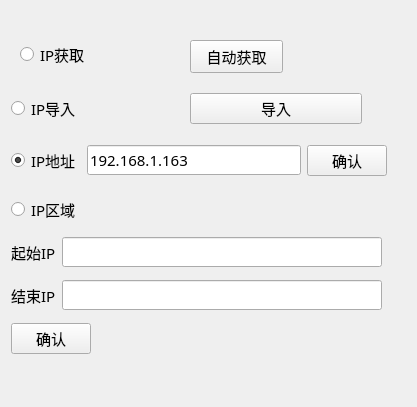
<?xml version="1.0" encoding="UTF-8"?>
<ui version="4.0">
 <class>IpsWid</class>
 <widget class="QWidget" name="IpsWid">
  <property name="geometry">
   <rect>
    <x>0</x>
    <y>0</y>
    <width>417</width>
    <height>407</height>
   </rect>
  </property>
  <property name="maximumSize">
   <size>
    <width>430</width>
    <height>16777215</height>
   </size>
  </property>
  <property name="font">
   <font>
    <family>微软雅黑</family>
    <pointsize>11</pointsize>
   </font>
  </property>
  <property name="windowTitle">
   <string>Form</string>
  </property>
  <widget class="QRadioButton" name="ipsRadio">
   <property name="geometry">
    <rect>
     <x>11</x>
     <y>195</y>
     <width>371</width>
     <height>28</height>
    </rect>
   </property>
   <property name="text">
    <string>IP区域</string>
   </property>
  </widget>
  <widget class="QWidget" name="widget" native="true">
   <property name="geometry">
    <rect>
     <x>11</x>
     <y>230</y>
     <width>371</width>
     <height>133</height>
    </rect>
   </property>
   <layout class="QVBoxLayout" name="verticalLayout_2">
    <item>
     <layout class="QHBoxLayout" name="horizontalLayout_5">
      <item>
       <widget class="QLabel" name="label">
        <property name="text">
         <string>起始IP</string>
        </property>
       </widget>
      </item>
      <item>
       <widget class="QLineEdit" name="startEdit"/>
      </item>
     </layout>
    </item>
    <item>
     <layout class="QHBoxLayout" name="horizontalLayout_6">
      <item>
       <widget class="QLabel" name="label_2">
        <property name="text">
         <string>结束IP</string>
        </property>
       </widget>
      </item>
      <item>
       <widget class="QLineEdit" name="endEdit"/>
      </item>
     </layout>
    </item>
    <item>
     <widget class="QPushButton" name="ipsBtn">
      <property name="sizePolicy">
       <sizepolicy hsizetype="Fixed" vsizetype="Fixed">
        <horstretch>0</horstretch>
        <verstretch>0</verstretch>
       </sizepolicy>
      </property>
      <property name="text">
       <string>确认</string>
      </property>
     </widget>
    </item>
   </layout>
  </widget>
  <widget class="QRadioButton" name="getRadio">
   <property name="geometry">
    <rect>
     <x>20</x>
     <y>40</y>
     <width>79</width>
     <height>28</height>
    </rect>
   </property>
   <property name="text">
    <string>IP获取</string>
   </property>
  </widget>
  <widget class="QPushButton" name="getBtn">
   <property name="geometry">
    <rect>
     <x>190</x>
     <y>40</y>
     <width>93</width>
     <height>33</height>
    </rect>
   </property>
   <property name="text">
    <string>自动获取</string>
   </property>
  </widget>
  <widget class="QWidget" name="">
   <property name="geometry">
    <rect>
     <x>11</x>
     <y>91</y>
     <width>351</width>
     <height>35</height>
    </rect>
   </property>
   <layout class="QHBoxLayout" name="horizontalLayout">
    <item>
     <widget class="QRadioButton" name="exportRadio">
      <property name="text">
       <string>IP导入</string>
      </property>
     </widget>
    </item>
    <item>
     <widget class="QPushButton" name="exportBtn">
      <property name="text">
       <string>导入</string>
      </property>
     </widget>
    </item>
   </layout>
  </widget>
  <widget class="QWidget" name="">
   <property name="geometry">
    <rect>
     <x>11</x>
     <y>143</y>
     <width>376</width>
     <height>35</height>
    </rect>
   </property>
   <layout class="QHBoxLayout" name="horizontalLayout_2">
    <item>
     <widget class="QRadioButton" name="ipRadio">
      <property name="text">
       <string>IP地址</string>
      </property>
      <property name="checked">
       <bool>true</bool>
      </property>
     </widget>
    </item>
    <item>
     <widget class="QLineEdit" name="ipEdit">
      <property name="text">
       <string>192.168.1.163</string>
      </property>
     </widget>
    </item>
    <item>
     <widget class="QPushButton" name="ipBtn">
      <property name="text">
       <string>确认</string>
      </property>
     </widget>
    </item>
   </layout>
  </widget>
 </widget>
 <resources/>
 <connections/>
</ui>
